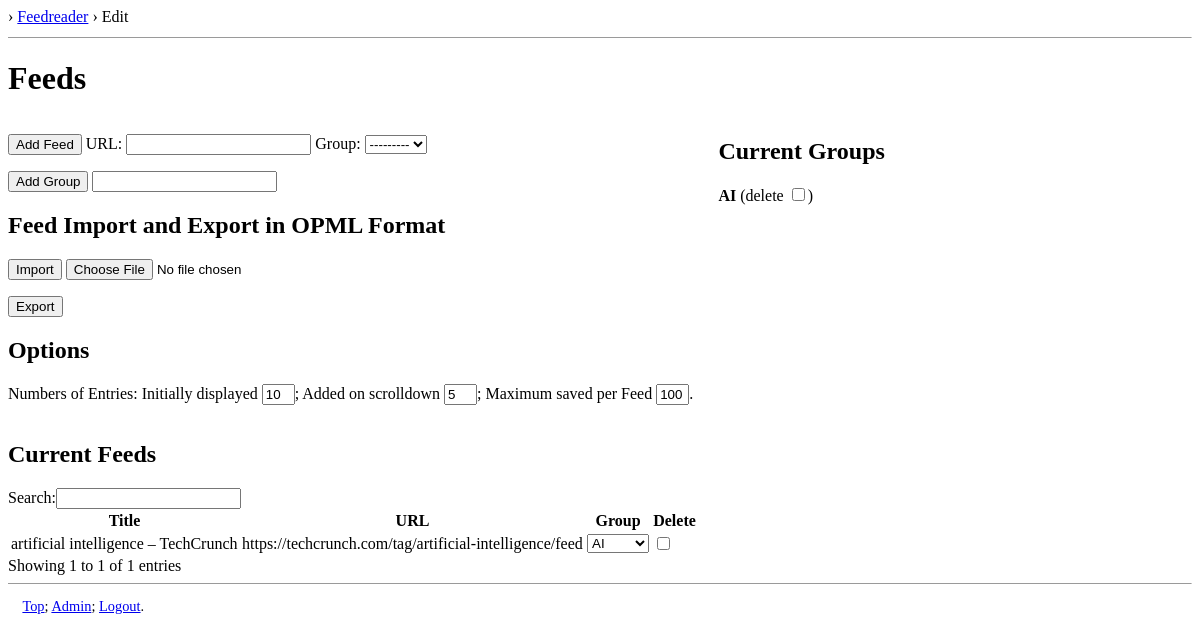
Page /feedreader/edit_feeds on the earlier database version.
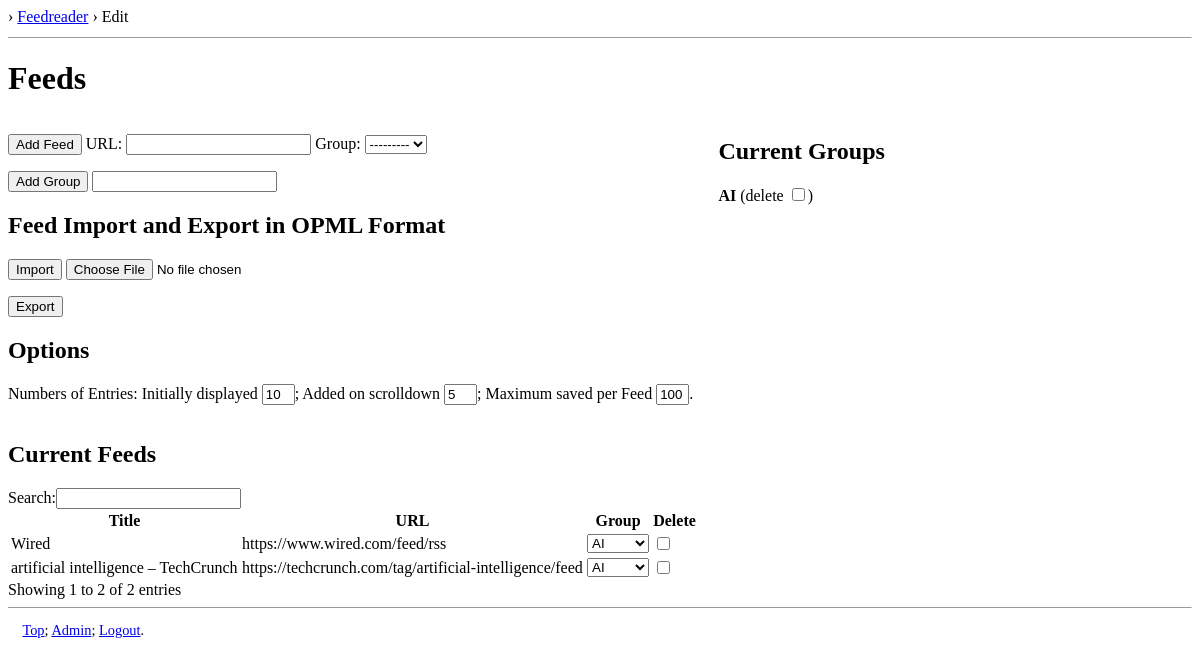
Same page on the later database version.
### feedreader/models.py (models this page shows, shortened)
class Group(models.Model):
    name = models.CharField(max_length=250, unique=True)
    class Meta:
        ordering = ['name']
    def __str__(self):
        return self.name

class Feed(models.Model):
    title = models.CharField(max_length=2000, blank=True, null=True)
    xml_url = models.CharField(max_length=255, unique=True)
    link = models.CharField(max_length=2000, blank=True, null=True)
    description = models.TextField(blank=True, null=True)
    published_time = models.DateTimeField(blank=True, null=True)
    last_polled_time = models.DateTimeField(blank=True, null=True)
    group = models.ForeignKey(Group, blank=True, null=True, on_delete=models.SET_NULL)
    class Meta:
        ordering = ['title']

### feedreader/views.py (the view, shortened to what this page needs)
# urls.py: path('edit_feeds', view=EditFeeds.as_view(), name='edit_feeds'),
class EditFeeds(LoginRequiredMixin, FormView):
    template_name = 'feedreader/edit_feeds.html'
    form_class = AddFeedsForm
    success_url = reverse_lazy('feedreader:feed_list')
    def get_context_data(self, **kwargs):
        context = super(EditFeeds, self).get_context_data(**kwargs)
        context['logout_url'] = LOGOUT_URL
        context['groups'] = Group.objects.select_related().all()
        context['no_group'] = Feed.objects.filter(group=None)
        context['feedreader_options'] = Options.manager.get_options()
        return context

### feedreader/forms.py (shortened to what this page needs)
class AddFeedsForm(forms.Form):
    feed_url = forms.CharField(required=False)
    feed_group = forms.ModelChoiceField(queryset=Group.objects.all(), required=False)
    new_group = forms.CharField(required=False)
    opml_file = forms.FileField(required=False)

### feedreader/models.py (called while the page is built)
    def get_options(self):
        options = Options.objects.all()
        if options:
            options = options[0]
        else:  # Create options row with default values
            options = Options.objects.create()
        return options

### feedreader/templates/feedreader/edit_feeds.html (shortened to what the changed rows need)
{% extends "base.html" %}
{% load i18n staticfiles %}
{% block nav_path %}
    <a href="/">{{ site.domain }}</a> &rsaquo;
    <a href="{% url 'feedreader:feed_list' %}">{% trans 'Feedreader' %}</a> &rsaquo;
    {% trans 'Edit' %}
{% endblock %}
{% block content %}
    <h1>{% trans 'Feeds' %}</h1>
    <div style="float:left; width:75%">
        <form enctype="multipart/form-data" method="post" action="{% url 'feedreader:edit_feeds' %}">
            <h2>{% trans 'Feed Import and Export in OPML Format' %}</h2>
        </form>
        <form method="get" action="{% url 'feedreader:export_opml' %}">
        </form>
        <h2>{% trans 'Options' %}</h2>
        <p>
        </p>
    </div>
    <div style="float:left; width:25%">
        <h2>{% trans 'Current Groups' %}</h2>
        {% for group in groups %}
            <p>
                <span style="font-weight: bold">{{ group }}</span>
                ({% trans 'delete' %}
                <input id="feedreader-Group-delete-{{ group.id }}"
                       type="checkbox"
                       class="data_field">)
            </p>
        {% endfor %}
    </div>
    <h2>{% trans 'Current Feeds' %}</h2>
        <table>
            <thead>
                <tr>
                    <th>{% trans 'Title' %}</th>
                    <th>{% trans 'URL' %}</th>
                    <th>{% trans 'Group' %}</th>
                    <th>{% trans 'Delete' %}</th>
                </tr>
            </thead>
            <tbody>
                {% for group in groups %}
                    {% for feed in group.feed_set.all %}
                        <tr>
                            <td>{{ feed.title|safe }}</td>
                            <td>{{ feed.xml_url }}</td>
                            <td>
                                <select id="feedreader-Feed-group-{{ feed.id }}" class="data_field">
                                    {% for feed_group in groups %}
                                        <option {% if feed_group == group %}selected="selected"{% endif %}
                                                value="{{ feed_group.id }}">{{ feed_group }}</option>
                                    {% endfor %}
                                </select>
                            </td>
                            <td>
                                <input id="feedreader-Feed-delete-{{ feed.id }}"
                                    type="checkbox"
                                class="data_field">
                            </td>
                        </tr>
                    {% endfor %}
                {% endfor %}
            </tbody>
        </table>
{% endblock %}
{% block footer %}
    <p>
    </p>
{% endblock %}

Differences in the rows shown:
added Feed: title "Wired", xml_url "https://www.wired.com/feed/rss", value "AI"
Other differences:
text written by a page script: "Search: Showing 1 to 1 of 1 entries" → "Search: Showing 1 to 2 of 2 entries"
